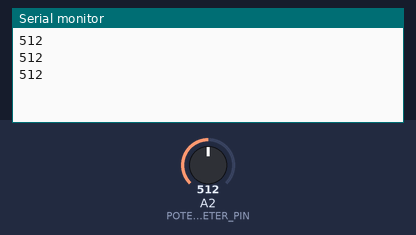
A sketch run on a simulated Arduino Uno, built with avr-gcc and run on an emulated ATmega328P. Parts: the last lines printed to the serial monitor. The inputs (shaded band) are chosen by the test bench; at power-on: A2 (POTENTIOMETER_PIN) = 512.

Above: at 1.3 s.
1.4 s: A2 (POTENTIOMETER_PIN) set to 716
At 1.9 s:
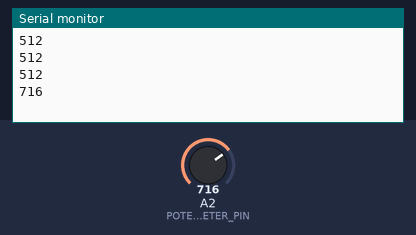
2.9 s: A2 (POTENTIOMETER_PIN) set to 900
At 3.4 s:
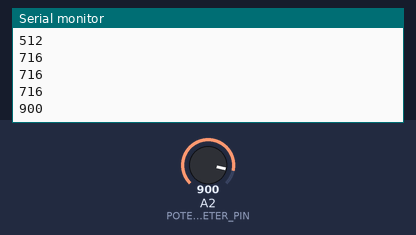
Timing chart, 0 to 5.9 s (numbered marks = the images above; inputs shaded):
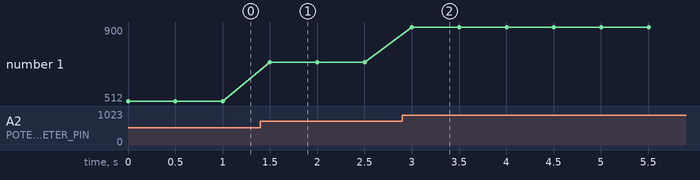

The sketch:

main.ino
```cpp
// C++ code
//
// Read a potentiometer value (0–1023) and print it to Serial.
// Designed to be visualised in the Serial Plotter.
const byte POTENTIOMETER_PIN = 2;

void setup()
{
  Serial.begin(9600);
}

void loop()
{
  Serial.println(analogRead(POTENTIOMETER_PIN));
  delay(500);
}
```

Measured:
- after the input at 1.4 s, the serial monitor: prints a new line after 0.10 s (image 1)
- after the input at 2.9 s, the serial monitor: prints a new line after 0.10 s (image 2)
- plotted number 1: 512 → 716 after the input at 1.4 s, 716 → 900 after the input at 2.9 s
